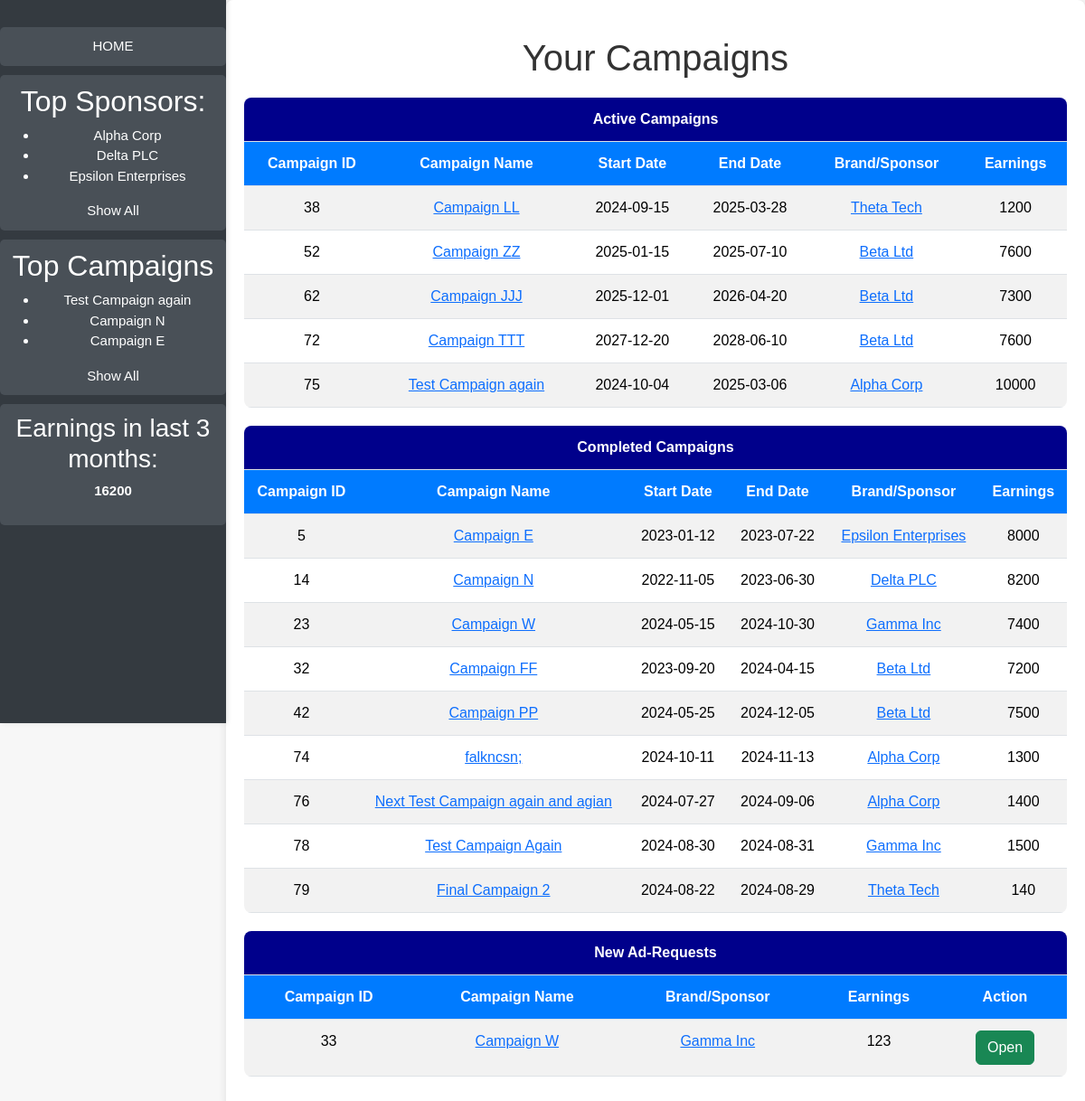
Page /influencer/campaigns/5 (signed in) on the committed database.
### application/models.py (models this page shows)
class Sponsor(db.Model):
    SponsorID = db.Column(db.Integer, primary_key=True, autoincrement=True)
    Name = db.Column(db.String(255), nullable=False)
    Password = db.Column(db.String(255), nullable=False)
    JoiningDate = db.Column(db.Date)
    Brand = db.Column(db.String(255))
    Industry = db.Column(db.String(255))
    Email = db.Column(db.String(255), nullable=False)
    PhoneNo = db.Column(db.String(255), nullable=False)
    BrandDescription = db.Column(db.String(255))
    Address = db.Column(db.String(255))
    Website = db.Column(db.String(255))
    Flagged = db.Column(db.Integer,nullable=False,default=0)
    ProfilePicLink=db.Column(db.String(255))
    campaigns = db.relationship('Campaign', back_populates='sponsor', cascade='all, delete-orphan')

class Campaign(db.Model):
    CampaignID = db.Column(db.Integer, primary_key=True, autoincrement=True)
    Name = db.Column(db.String(255), nullable=False)
    Description = db.Column(db.Text)
    StartDate = db.Column(db.Date)
    EndDate = db.Column(db.Date)
    SponsorID = db.Column(db.Integer, db.ForeignKey('sponsor.SponsorID'), nullable=False)
    InfluencerID = db.Column(db.Integer, db.ForeignKey('influencer.InfluencerID'))
    Budget = db.Column(db.Float)
    Goal = db.Column(db.Text)
    Outreach = db.Column(db.Integer)
    Visibility = db.Column(db.Enum('Public', 'Private'))
    Flagged = db.Column(db.Integer,nullable=False,default=0)
    sponsor = db.relationship('Sponsor', back_populates='campaigns')
    influencer = db.relationship('Influencer', back_populates='campaigns')
    ad_requests = db.relationship('AdRequest', back_populates='campaign', cascade='all, delete-orphan')

class AdNegotiation(db.Model):
    __tablename__ = 'AdNegotiation'
    RequestID = db.Column(db.Integer, db.ForeignKey('AdRequest.RequestID'), primary_key=True)
    InfluencerID = db.Column(db.Integer, db.ForeignKey('influencer.InfluencerID'), primary_key=True)
    Current_Negotiation = db.Column(db.Float, nullable=False)
    Sender = db.Column(db.String, nullable=False)
    Time = db.Column(db.DateTime, nullable=False)
    Status=db.Column(db.String,nullable=False)
    ad_request = db.relationship('AdRequest', back_populates='ad_negotiations')
    influencer = db.relationship('Influencer', back_populates='ad_negotiations')
    __table_args__ = (
        db.PrimaryKeyConstraint('RequestID', 'InfluencerID'),
        db.CheckConstraint("Sender IN ('Influencer', 'Sponsor')", name='check_sender'),
        db.CheckConstraint("Status IN ('Open','Accepted','Rejected','Closed')",name='check_status'),
    )

class AdRequest(db.Model):
    __tablename__ = 'AdRequest'
    RequestID = db.Column(db.Integer, primary_key=True)
    Title = db.Column(db.String(255), nullable=False, unique=True)
    Description = db.Column(db.Text)
    Requirements = db.Column(db.Text)
    Payment = db.Column(db.Float)
    CampaignID = db.Column(db.Integer, db.ForeignKey('campaign.CampaignID', ondelete='CASCADE'), nullable=False)
    Status = db.Column(db.String(10), default='Pending', nullable=False)
    campaign = db.relationship('Campaign', back_populates='ad_requests')
    ad_negotiations = db.relationship('AdNegotiation', back_populates='ad_request', cascade='all, delete-orphan')
    __table_args__=(
        db.CheckConstraint("Status IN ('Pending', 'Accepted','Closed')", name='check_status'),
    )

### application/inf_controllers.py (the view)
@app.route('/influencer/campaigns/<int:influencer_ID>',methods=["GET"])
@login_required(role='influencer')
def influencer_campaigns(influencer_ID):
    from datetime import datetime,timedelta
    today=datetime.today()
    influencer=db.session.query(Influencer).filter(Influencer.InfluencerID==influencer_ID).one()
    active_campaigns=(db.session.query(Campaign,Sponsor)
                      .filter(Campaign.InfluencerID==influencer.InfluencerID,Campaign.EndDate>=today)
                      .join(Sponsor,Campaign.SponsorID==Sponsor.SponsorID)
                      .all())
    completed_campaigns=(db.session.query(Campaign,Sponsor)
                      .filter(Campaign.InfluencerID==influencer.InfluencerID,Campaign.EndDate<today)
                      .join(Sponsor,Campaign.SponsorID==Sponsor.SponsorID)
                      .all())
    top_campaigns=db.session.query(Campaign).filter(Campaign.InfluencerID==influencer.InfluencerID).order_by(Campaign.Budget.desc()).limit(3).all()
    top_sponsors = (
    db.session.query(Sponsor)
    .select_from(Campaign)
    .filter(Campaign.InfluencerID == influencer.InfluencerID)
    .join(Sponsor, Campaign.SponsorID == Sponsor.SponsorID)
    .order_by(Campaign.Budget.desc())
    .limit(3)
    .all()
    )
    threemonth_earnings=(
        db.session.query(func.sum(Campaign.Budget))
        .filter(Campaign.InfluencerID==influencer.InfluencerID,
                Campaign.EndDate<=today,
                Campaign.EndDate>=(today-timedelta(days=90))
                )
        .scalar())
    ad_req=db.session.query(AdNegotiation).filter(AdNegotiation.InfluencerID==influencer.InfluencerID,AdNegotiation.Status=='Open').all()
    return render_template('influencer_campaigns.html',active=active_campaigns,complete=completed_campaigns,top_campaigns=top_campaigns,top_sponsors=top_sponsors,influencer=influencer,threemonth_earnings=threemonth_earnings,requests=ad_req)

### application/home_controllers.py (called while the page is built)
def login_required(role=None):
    def decorator(f):
        @wraps(f)
        def decorated_function(*args, **kwargs):
            if 'user_id' not in session:
                flash('You need to log in to access this page.')
                return redirect(url_for('login'))
            user_id = None
            if role == 'influencer':
                user_id = kwargs.get('influencer_ID')
            elif role == 'sponsor':
                user_id = kwargs.get('sponsor_ID')
            elif role == 'admin':
                user_id = kwargs.get('admin_ID')
            if role and (session.get('user_type') != role or session.get('user_id') != user_id):
                abort(403)
            return f(*args, **kwargs)
        return decorated_function
    return decorator

### Templates/Influencer_campaigns.html (shortened to what this page needs)
<!DOCTYPE html>
<html lang="en">
<head>
    <link href="https://cdn.jsdelivr.net/npm/bootstrap@5.3.3/dist/css/bootstrap.min.css" rel="stylesheet">
</head>
<body>
    {% if influencer %}
    <div class="sidebar">
        <div>
            <a href="/influencer/home/{{ influencer.InfluencerID }}">HOME</a>
        </div>
        <div>
            <h2>Top Sponsors:</h2>
            <ul>
                {% for i in top_sponsors %}
                <li><a href="/influencer/sponsor/{{ influencer.InfluencerID }}/{{ i.SponsorID }}"> {{ i.Name }} </a></li>
                {% endfor %}
            </ul>
            <a href="/influencer/sponsor/top/{{ influencer.InfluencerID }}">Show All</a>
        </div>
        <div>
            <h2>Top Campaigns</h2>
            <ul>
                {% for i in top_campaigns %}
                <li><a href="/influencer/campaign/campaign_details/{{ influencer.InfluencerID }}/{{ i.CampaignID }}">{{ i.Name }}</a></li>
                {% endfor %}
            </ul>
            <a href="/influencer/campaigns/top/{{ influencer.InfluencerID }}">Show All</a>
        </div>
        <div>
            <h3>Earnings in last 3 months:</h3>
            {% if threemonth_earnings %}
                <p><strong>{{ threemonth_earnings }}</strong></p>
            {% else %}
                <p>No earnings in last 3 months</p>
            {% endif %}
        </div>
    </div>
    <div class="main-content">
        <h1>Your Campaigns</h1>
        <div>
            {% if active %}
            <table id="active" class="table table-striped">
                <thead>
                    <th colspan="100%" style="background-color: darkblue;">Active Campaigns</th>
                </thead>
                <thead>
                    <tr>
                        <th>Campaign ID</th>
                        <th>Campaign Name</th>
                        <th>Start Date</th>
                        <th>End Date</th>
                        <th>Brand/Sponsor</th>
                        <th>Earnings</th>
                    </tr>
                </thead>
                <tbody>
                    {% for i,j in active %}
                    <tr>
                        <td>{{ i.CampaignID }}</td>
                        <td><a href="/influencer/campaign/campaign_details/{{ influencer.InfluencerID }}/{{ i.CampaignID }}">{{ i.Name }}</a></td>
                        <td>{{ i.StartDate }}</td>
                        <td>{{ i.EndDate }}</td>
                        <td><a href="/influencer/sponsor/{{ influencer.InfluencerID }}/{{ j.SponsorID }}">{{ j.Name }}</a></td>
                        <td>{{ i.Budget }}</td>
                    </tr>
                    {% endfor %}
                </tbody>
            </table>
            {% else %}
            <strong>No Active Campaigns</strong>
            {% endif %}
        </div>
        <div>
            {% if complete %}
            <table id="complete" class="table table-striped">
                <thead>
                    <th colspan="100%" style="background-color: darkblue;">Completed Campaigns</th>
                </thead>
                <thead>
                    <tr>
                        <th>Campaign ID</th>
                        <th>Campaign Name</th>
                        <th>Start Date</th>
                        <th>End Date</th>
                        <th>Brand/Sponsor</th>
                        <th>Earnings</th>
                    </tr>
                </thead>
                <tbody>
                    {% for i,j in complete %}
                    <tr>
                        <td>{{ i.CampaignID }}</td>
                        <td><a href="/influencer/campaign/campaign_details/{{ influencer.InfluencerID }}/{{ i.CampaignID }}">{{ i.Name }}</a></td>
                        <td>{{ i.StartDate }}</td>
                        <td>{{ i.EndDate }}</td>
                        <td><a href="/influencer/sponsor/{{ influencer.InfluencerID }}/{{ j.SponsorID }}">{{ j.Name }}</a></td>
                        <td>{{ i.Budget }}</td>
                    </tr>
                    {% endfor %}
                </tbody>
            </table>
            {% else %}
            <strong>No Completed Campaigns</strong>
            {% endif %}
        </div>
        <div>
            {% if requests and requests|length > 0 %}
            <table id="requests" class="table table-striped">
                <thead>
                    <th colspan="100%" style="background-color: darkblue;">New Ad-Requests</th>
                </thead>
                <thead>
                    <tr>
                        <th>Campaign ID</th>
                        <th>Campaign Name</th>
                        <th>Brand/Sponsor</th>
                        <th>Earnings</th>
                        <th>Action</th>
                    </tr>
                </thead>
                <tbody>
                    {% for i in requests %}
                    <tr>
                        <td>{{ i.RequestID }}</td>
                        <td><a href="/influencer/campaign/campaign_details/{{ influencer.InfluencerID }}/{{ i.ad_request.CampaignID }}">{{ i.ad_request.campaign.Name }}</a></td>
                        <td><a href="/influencer/sponsor/{{ influencer.InfluencerID }}/{{ i.ad_request.campaign.SponsorID }}">{{ i.ad_request.campaign.sponsor.Name }}</a></td>
                        <td>{{ i.ad_request.Payment }}</td>
                        <td>
                            <a href="/influencer/ad_req/view/{{ influencer.InfluencerID }}/{{ i.RequestID }}" class="btn btn-success">Open</a>
                        </td>
                    </tr>
                    {% endfor %}
                </tbody>
            </table>
            {% else %}
            <p>No new ad requests</p>
            {% endif %}
        </div>
    </div>
    {% else %}
    <h1>Invalid InfluencerID</h1>
    {% endif %}
</body>
</html>

### Templates/Influencer_campaigns.html (style rules this page uses)
body { font-family: Arial, sans-serif; background-color: #f7f7f7; margin: 0; padding: 0; display: flex; }
h1 { text-align: center; color: #333; margin-top: 20px; }
.sidebar { height: 100vh; width: 250px; background-color: #343a40; padding-top: 20px; color: #ffffff; box-shadow: 2px 0 5px rgba(0, 0, 0, 0.1); position: fixed; left: 0; overflow-y: auto; }
.sidebar a { color: #ffffff; text-decoration: none; }
.sidebar div { font-size: 15px; background-color: #495057; text-align: center; margin: 10px 0; padding: 10px; border-radius: 5px; }
.main-content { flex-grow: 1; margin-left: 250px; padding: 20px; background-color: #ffffff; border-radius: 8px; box-shadow: 0 0 10px rgba(0, 0, 0, 0.1); }
.table { margin-top: 20px; border-radius: 8px; overflow: hidden; }
.table th, .table td { text-align: center; padding: 12px; }
.table thead th { background-color: #007bff; color: white; }

### rows in the picture
Sponsor: Name "Alpha Corp"
Sponsor: Name "Delta PLC"
Sponsor: Name "Epsilon Enterprises"
Campaign: Name "Test Campaign again", CampaignID "75", StartDate "2024-10-04", EndDate "2025-03-06", Name "Alpha Corp", Budget "10000"
Campaign: Name "Campaign N", CampaignID "14", StartDate "2022-11-05", EndDate "2023-06-30", Name "Delta PLC", Budget "8200"
Campaign: Name "Campaign E", CampaignID "5", StartDate "2023-01-12", EndDate "2023-07-22", Name "Epsilon Enterprises", Budget "8000"
Campaign: CampaignID "38", Name "Campaign LL", StartDate "2024-09-15", EndDate "2025-03-28", Name "Theta Tech", Budget "1200"
Campaign: CampaignID "52", Name "Campaign ZZ", StartDate "2025-01-15", EndDate "2025-07-10", Name "Beta Ltd", Budget "7600"
Campaign: CampaignID "62", Name "Campaign JJJ", StartDate "2025-12-01", EndDate "2026-04-20", Name "Beta Ltd", Budget "7300"
Campaign: CampaignID "72", Name "Campaign TTT", StartDate "2027-12-20", EndDate "2028-06-10", Name "Beta Ltd", Budget "7600"
Campaign: CampaignID "23", Name "Campaign W", StartDate "2024-05-15", EndDate "2024-10-30", Name "Gamma Inc", Budget "7400"
Campaign: CampaignID "32", Name "Campaign FF", StartDate "2023-09-20", EndDate "2024-04-15", Name "Beta Ltd", Budget "7200"
Campaign: CampaignID "42", Name "Campaign PP", StartDate "2024-05-25", EndDate "2024-12-05", Name "Beta Ltd", Budget "7500"
Campaign: CampaignID "74", Name "falkncsn;", StartDate "2024-10-11", EndDate "2024-11-13", Name "Alpha Corp", Budget "1300"
Campaign: CampaignID "76", Name "Next Test Campaign again and agian", StartDate "2024-07-27", EndDate "2024-09-06", Name "Alpha Corp", Budget "1400"
Campaign: CampaignID "78", Name "Test Campaign Again", StartDate "2024-08-30", EndDate "2024-08-31", Name "Gamma Inc", Budget "1500"
Campaign: CampaignID "79", Name "Final Campaign 2", StartDate "2024-08-22", EndDate "2024-08-29", Name "Theta Tech", Budget "140"
AdNegotiation: RequestID "33", ad_request.campaign.Name "Campaign W", ad_request.campaign.sponsor.Name "Gamma Inc", ad_request.Payment "123"

### other values in the picture
{{ threemonth_earnings }} "16200"
